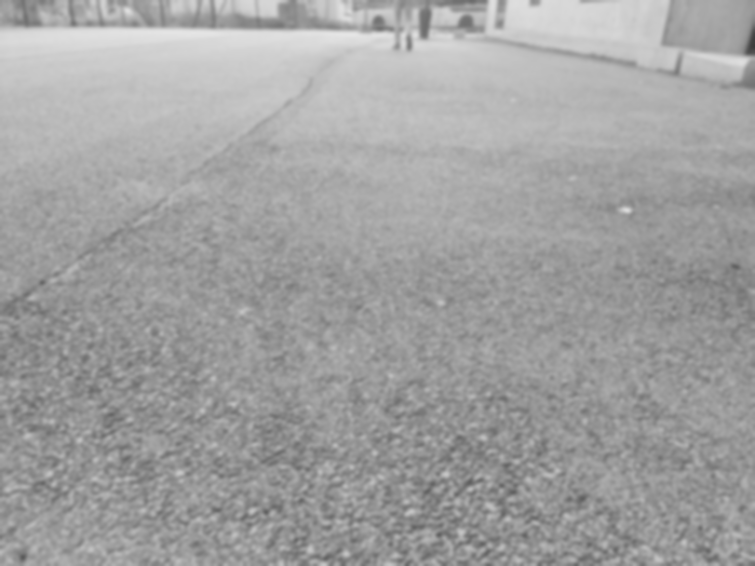
//> input picture VISION/ENVI/src/traitement de surface/vision_1.jpg, 755 x 566 px
$ ./vision   (built with g++ and OpenCV 4)
//> lines starting //> are read from the running program, lines starting //| are printed output that depends on the picture; after the words box and inside, x2 and y2 are one past the last pixel; in counts of white or black regions, pixels touching at a corner belong together
#include <opencv2/opencv.hpp>
#include <iostream>

int main() {
    // Charger l'image
    cv::Mat image = cv::imread("vision_1.jpg");
//> image is the input picture: 566 rows x 755 cols, CV_8UC3; min 60, max 229, mean 161.4

    if (image.empty()) {
        std::cerr << "Impossible de charger l'image." << std::endl;
        return -1;
    }

    // Convertir l'image en vecteur de pixels
    cv::Mat data = image.reshape(1, image.rows * image.cols);
    data.convertTo(data, CV_32F);

    // Spécifier le nombre de clusters (k)
    int k = 2;

    // Effectuer la segmentation par k-means
    cv::Mat labels, centers;
    cv::kmeans(data, k, labels, cv::TermCriteria(cv::TermCriteria::EPS + cv::TermCriteria::MAX_ITER, 100, 0.2), 3, cv::KMEANS_RANDOM_CENTERS, centers);
//> centers = [[150.4, 150.4, 150.4], [187.4, 187.4, 187.4]]

    // Convertir les centres des clusters en entiers (niveaux de gris)
    centers.convertTo(centers, CV_8U);
//> centers = [[150, 150, 150], [187, 187, 187]]

    // Assigner chaque pixel à la couleur du centre du cluster auquel il appartient
    cv::Mat segmented(image.rows, image.cols, CV_8UC3);
    for (int i = 0; i < image.rows; ++i) {
        for (int j = 0; j < image.cols; ++j) {
            int clusterIndex = labels.at<int>(i * image.cols + j, 0);
            segmented.at<cv::Vec3b>(i, j) = centers.at<cv::Vec3b>(clusterIndex, 0);
        }
    }
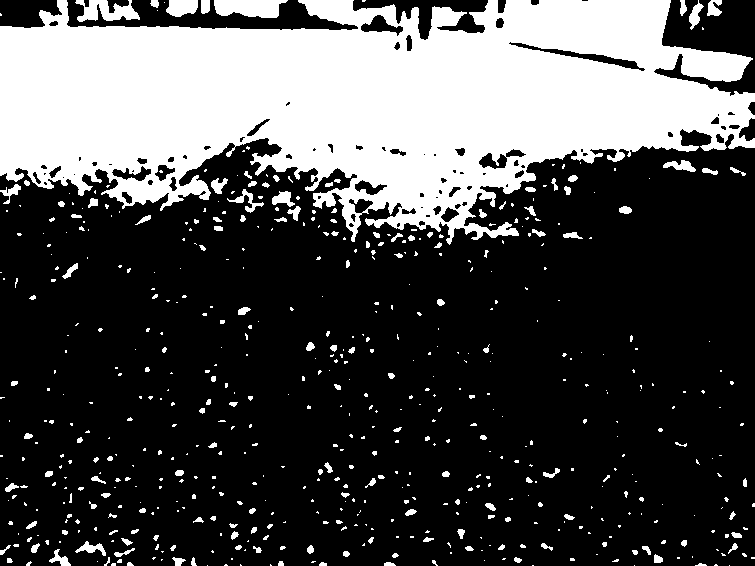
//> segmented: 566 rows x 755 cols, CV_8UC3; values 150 (black) and 187 (white), 29.9% white; 586 white regions (429 under 20 px), largest, box (x1, y1, x2, y2) and area: (0, 0, 755, 245) 115238, (214, 0, 288, 18) 1046, (75, 0, 140, 22) 843

    // Convertir l'image segmentée en niveaux de gris
    cv::Mat segmentedGray;
    cv::cvtColor(segmented, segmentedGray, cv::COLOR_BGR2GRAY);

    // Afficher l'image résultante
    cv::imshow("Surfaces approximativement uniformes en niveaux de gris", segmentedGray);
    cv::waitKey(0);
    cv::destroyAllWindows();

    return 0;
}
